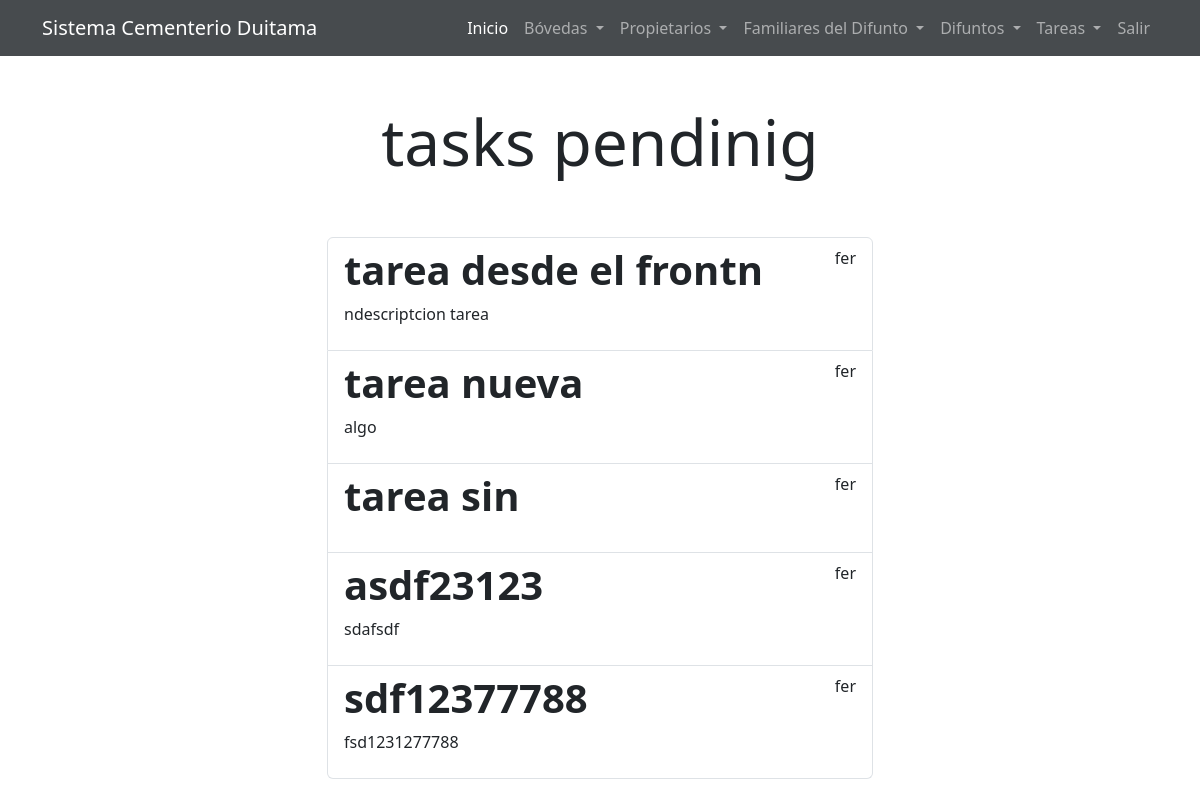
Screenshot of /tasks/ (signed in) with the database file from the repository.
### tasks/models.py (models this page shows, shortened)
class Task(models.Model):
    title = models.CharField(max_length=100)
    description = models.TextField(blank=True)
    created = models.DateTimeField(auto_now_add=True)
    datecompleted = models.DateTimeField(null=True, blank=True)
    important = models.BooleanField(default=False)
    user = models.ForeignKey(User, on_delete=models.CASCADE)

### tasks/views.py (the view)
# urls.py: path('tasks/', views.tasks, name='tasks'),
@login_required
def tasks(request):
    tasks = Task.objects.filter(user=request.user, datecompleted__isnull=True)
    return render(request, 'tasks.html', {'tasks': tasks})

### tasks/templates/tasks.html (shortened to what this page needs)
{% extends 'base.html' %}
{% block content %}
<main class="container">
    <div class="row">
        <div class="col-md-6 offset-md-3">
            <h1 class="text-center display-3 py-5">tasks pendinig</h1>
            <ul class="list-group">
                {% for task in tasks %}
                <a href="{% url 'task_detail' task.id %}" class="list-group-item">
                    <header class="d-flex justify-content-between">
                        {% if task.important %}
                        <h1 class="fw-bold text-succes">{{task.title}}</h1>
                        {% else %}
                        <h1 class="fw-bold">{{task.title}}</h1>
                        {% endif %}
                        <p>{{task.user.username}}</p>
                    </header>
                    <p>{{task.description}}</p>
                </a>
                {% endfor %}
            </ul>
        </div>
    </div>
</main>
{% endblock %}

### rows the page displays
Task: title "tarea desde el frontn", user.username "fer", description "ndescriptcion tarea"
Task: title "tarea nueva", user.username "fer", description "algo"
Task: title "tarea sin", user.username "fer"
Task: title "asdf23123", user.username "fer", description "sdafsdf"
Task: title "sdf12377788", user.username "fer", description "fsd1231277788"
